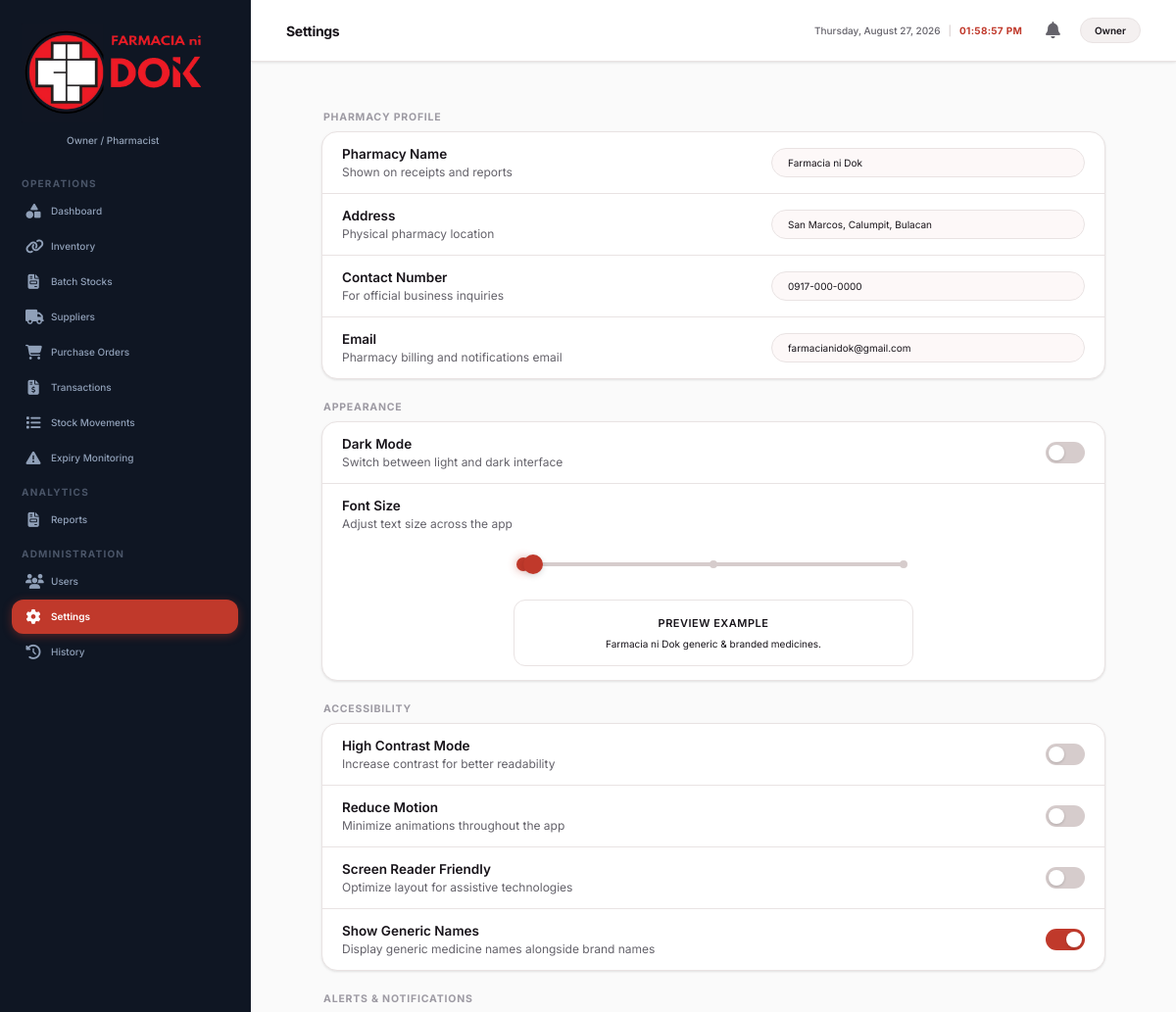
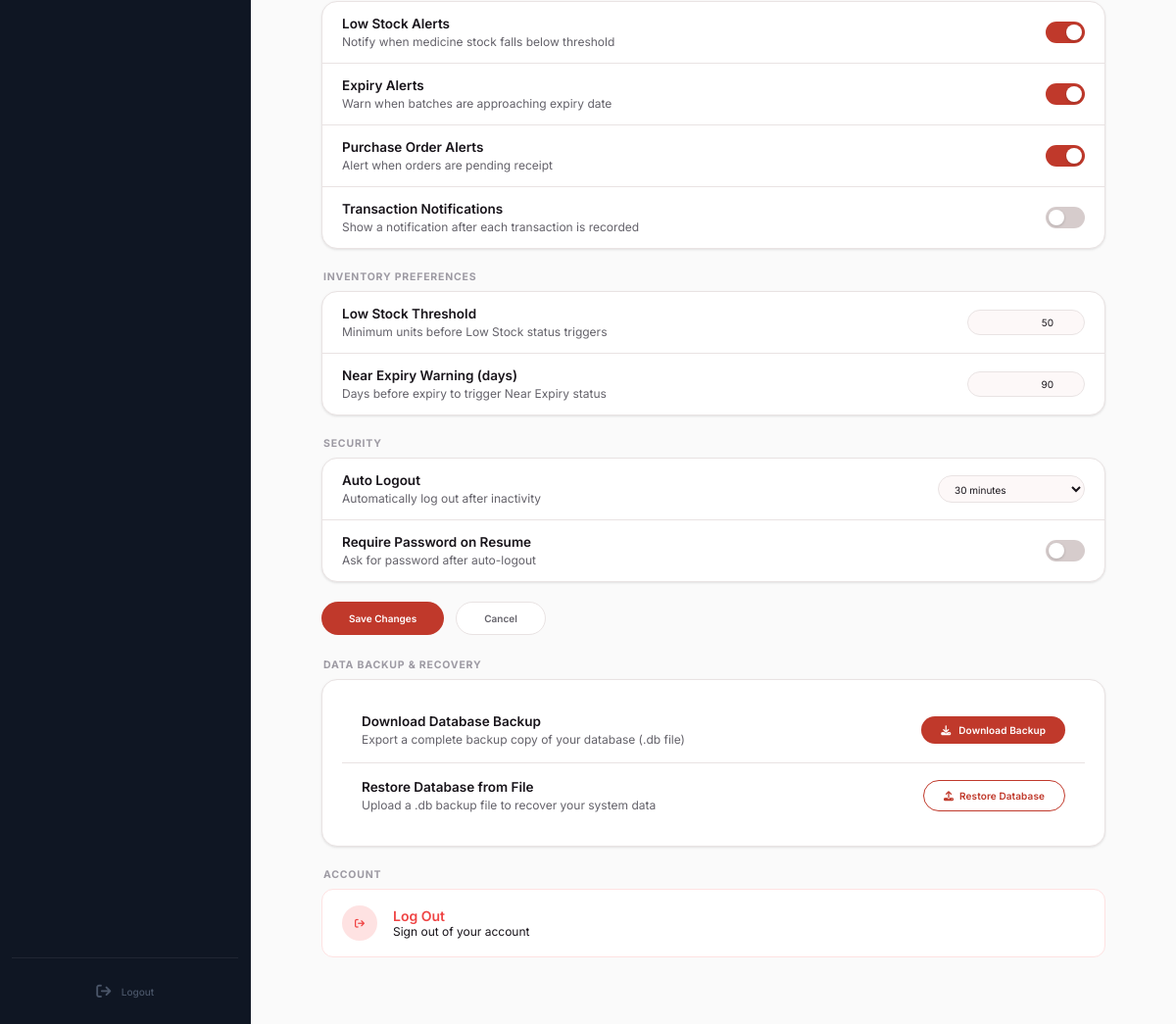
The app's page /settings (signed in) with its own data (2 pictures, top to bottom).
### tables this page shows
CREATE TABLE settings (
            key TEXT PRIMARY KEY,
            value TEXT NOT NULL
        );

### app.py (the view, shortened to what this page needs)
@app.route('/settings', methods=['GET', 'POST'])
def settings():
    conn = get_db_connection()
    settings_raw = conn.execute('SELECT * FROM settings').fetchall()
    conn.close()
    settings_dict = {r['key']: r['value'] for r in settings_raw}
    return render_template('settings.html', settings=settings_dict, active_page='settings')

### templates/settings.html (shortened to what this page needs)
{% extends 'base.html' %}
{% block title %}Settings{% endblock %}
{% block content %}
<form action="{{ url_for('settings') }}" method="POST" style="max-width: 800px; margin: 0 auto; padding-bottom: 40px;">
    {% if session.get('role') != 'Staff' %}
    <div class="settings-section-title">Pharmacy Profile</div>
    <div class="settings-group-card">
        <div class="settings-row">
            <div class="settings-info">
                <div class="settings-title">Pharmacy Name</div>
                <div class="settings-subtitle">Shown on receipts and reports</div>
            </div>
            <input type="text" class="form-control" name="pharmacy_name" value="{{ settings.pharmacy_name }}" style="width: 320px; border-radius: 20px; padding: 8px 16px;" required>
        </div>
        <div class="settings-row">
            <div class="settings-info">
                <div class="settings-title">Address</div>
                <div class="settings-subtitle">Physical pharmacy location</div>
            </div>
            <input type="text" class="form-control" name="address" value="{{ settings.address }}" style="width: 320px; border-radius: 20px; padding: 8px 16px;" required>
        </div>
        <div class="settings-row">
            <div class="settings-info">
                <div class="settings-title">Contact Number</div>
                <div class="settings-subtitle">For official business inquiries</div>
            </div>
            <input type="text" class="form-control" name="contact" value="{{ settings.contact }}" style="width: 320px; border-radius: 20px; padding: 8px 16px;" required>
        </div>
        <div class="settings-row">
            <div class="settings-info">
                <div class="settings-title">Email</div>
                <div class="settings-subtitle">Pharmacy billing and notifications email</div>
            </div>
            <input type="email" class="form-control" name="email" value="{{ settings.email }}" style="width: 320px; border-radius: 20px; padding: 8px 16px;" required>
        </div>
    </div>
    {% endif %}
    <div class="settings-section-title">Appearance</div>
    <div class="settings-group-card">
        <div class="settings-row">
            <div class="settings-info">
                <div class="settings-title">Dark Mode</div>
                <div class="settings-subtitle">Switch between light and dark interface</div>
            </div>
            <label class="toggle-switch">
                <span class="toggle-slider"></span>
            </label>
        </div>
        <div class="settings-row" style="flex-direction: column; align-items: stretch; gap: 16px;">
            <div style="display: flex; justify-content: space-between; align-items: center; width: 100%;">
                <div class="settings-info">
                    <div class="settings-title">Font Size</div>
                    <div class="settings-subtitle">Adjust text size across the app</div>
                </div>
            </div>
            <div style="max-width: 440px; width: 100%; margin: 8px auto 0 auto; padding: 0 16px;">
                <div style="position: relative; margin-bottom: 24px; padding: 0 10px;">
                    <div style="position: absolute; left: 10px; right: 10px; top: 8px; height: 4px; background: var(--border-strong); border-radius: 2px; z-index: 1;"></div>
                    <div style="position: absolute; left: 10px; right: 10px; top: 10px; height: 0; z-index: 2; pointer-events: none;">
                        <span id="step-dot-3" style="position: absolute; left: 100%; top: 0; transform: translate(-50%, -50%); width: 8px; height: 8px; background-color: var(--border-strong); border-radius: 50%; display: block; transition: all 0.2s cubic-bezier(0.175, 0.885, 0.32, 1.275);"></span>
                    </div>
                    <input type="range" id="font-size-slider" min="1" max="3" step="1" oninput="updateFontSizeSlider(this.value)" style="position: relative; z-index: 3;">
                </div>
                <div style="background: var(--card-bg); border: 1px solid var(--border); border-radius: 12px; padding: 16px; text-align: center;">
                    <div style="color: var(--text-gray); font-size: 11px; font-weight: 600; text-transform: uppercase; letter-spacing: 0.5px; margin-bottom: 8px;">Preview Example</div>
                    <p id="font-size-preview" style="color: var(--text-dark); margin: 0; transition: font-size 0.25s cubic-bezier(0.175, 0.885, 0.32, 1.275);">
                        Farmacia ni Dok generic & branded medicines.
                    </p>
                </div>
            </div>
        </div>
    </div>
    <div class="settings-section-title">Accessibility</div>
    <div class="settings-group-card">
        <div class="settings-row">
            <div class="settings-info">
                <div class="settings-title">High Contrast Mode</div>
                <div class="settings-subtitle">Increase contrast for better readability</div>
            </div>
            <label class="toggle-switch">
                <span class="toggle-slider"></span>
            </label>
        </div>
        <div class="settings-row">
            <div class="settings-info">
                <div class="settings-title">Reduce Motion</div>
                <div class="settings-subtitle">Minimize animations throughout the app</div>
            </div>
            <label class="toggle-switch">
                <span class="toggle-slider"></span>
            </label>
        </div>
        <div class="settings-row">
            <div class="settings-info">
                <div class="settings-title">Screen Reader Friendly</div>
                <div class="settings-subtitle">Optimize layout for assistive technologies</div>
            </div>
            <label class="toggle-switch">
                <span class="toggle-slider"></span>
            </label>
        </div>
        <div class="settings-row">
            <div class="settings-info">
                <div class="settings-title">Show Generic Names</div>
                <div class="settings-subtitle">Display generic medicine names alongside brand names</div>
            </div>
            <label class="toggle-switch">
                <span class="toggle-slider"></span>
            </label>
        </div>
    </div>
    <div class="settings-section-title">Alerts & Notifications</div>
    <div class="settings-group-card">
        <div class="settings-row">
            <div class="settings-info">
                <div class="settings-title">Low Stock Alerts</div>
                <div class="settings-subtitle">Notify when medicine stock falls below threshold</div>
            </div>
            <label class="toggle-switch">
                <span class="toggle-slider"></span>
            </label>
        </div>
        <div class="settings-row">
            <div class="settings-info">
                <div class="settings-title">Expiry Alerts</div>
                <div class="settings-subtitle">Warn when batches are approaching expiry date</div>
            </div>
            <label class="toggle-switch">
                <span class="toggle-slider"></span>
            </label>
        </div>
        <div class="settings-row">
            <div class="settings-info">
                <div class="settings-title">Purchase Order Alerts</div>
                <div class="settings-subtitle">Alert when orders are pending receipt</div>
            </div>
            <label class="toggle-switch">
                <span class="toggle-slider"></span>
            </label>
        </div>
        <div class="settings-row">
            <div class="settings-info">
                <div class="settings-title">Transaction Notifications</div>
                <div class="settings-subtitle">Show a notification after each transaction is recorded</div>
            </div>
            <label class="toggle-switch">
                <span class="toggle-slider"></span>
            </label>
        </div>
    </div>
    {% if session.get('role') != 'Staff' %}
    <div class="settings-section-title">Inventory Preferences</div>
    <div class="settings-group-card">
        <div class="settings-row">
            <div class="settings-info">
                <div class="settings-title">Low Stock Threshold</div>
                <div class="settings-subtitle">Minimum units before Low Stock status triggers</div>
            </div>
            <input type="number" class="form-control" name="low_stock_threshold" value="{{ settings.low_stock_threshold }}" style="width: 120px; text-align: right; border-radius: 20px; padding: 6px 16px;" required>
        </div>
        <div class="settings-row">
            <div class="settings-info">
                <div class="settings-title">Near Expiry Warning (days)</div>
                <div class="settings-subtitle">Days before expiry to trigger Near Expiry status</div>
            </div>
            <input type="number" class="form-control" name="near_expiry_warning" value="{{ settings.near_expiry_warning }}" style="width: 120px; text-align: right; border-radius: 20px; padding: 6px 16px;" required>
        </div>
    </div>
    {% endif %}
    <div class="settings-section-title">Security</div>
    <div class="settings-group-card">
        <div class="settings-row">
            <div class="settings-info">
                <div class="settings-title">Auto Logout</div>
                <div class="settings-subtitle">Automatically log out after inactivity</div>
            </div>
            <select class="form-control" name="auto_logout" style="width: 150px; border-radius: 20px; padding: 6px 12px;" required>
                <option value="30" {% if settings.auto_logout == '30' %}selected{% endif %}>30 minutes</option>
            </select>
        </div>
        <div class="settings-row">
            <div class="settings-info">
                <div class="settings-title">Require Password on Resume</div>
                <div class="settings-subtitle">Ask for password after auto-logout</div>
            </div>
            <label class="toggle-switch">
                <span class="toggle-slider"></span>
            </label>
        </div>
    </div>
    <div style="display: flex; gap: 12px; margin-top: 16px; margin-bottom: 24px;">
        <button type="submit" class="modal-btn-save" style="padding: 10px 28px;">Save Changes</button>
        <button type="button" class="modal-btn-cancel" style="padding: 10px 28px;" onclick="cancelChanges()">Cancel</button>
    </div>
    {% if session.get('role') != 'Staff' %}
    <div class="settings-section-title">Data Backup & Recovery</div>
    <div class="settings-group-card" style="padding: 20px;">
        <div class="settings-row" style="padding-bottom: 16px; border-bottom: 1px solid var(--border);">
            <div class="settings-info">
                <div class="settings-title">Download Database Backup</div>
                <div class="settings-subtitle">Export a complete backup copy of your database (.db file)</div>
            </div>
            <button type="button" onclick="downloadBackupFile(this)" class="btn-primary" style="width: auto; padding: 8px 20px; font-size: 13px; border-radius: 20px; text-decoration: none; display: inline-flex; align-items: center; gap: 8px; cursor: pointer;">
                <i class="fa-solid fa-download"></i> Download Backup
            </button>
        </div>
        <div class="settings-row" style="padding-top: 16px;">
            <div class="settings-info">
                <div class="settings-title">Restore Database from File</div>
                <div class="settings-subtitle">Upload a .db backup file to recover your system data</div>
            </div>
            <button type="button" class="btn-action-outline" style="padding: 8px 20px; font-size: 13px; border-radius: 20px; color: var(--accent); border-color: var(--accent);" onclick="openRestoreModal()">
                <i class="fa-solid fa-upload"></i> Restore Database
            </button>
        </div>
    </div>
    {% endif %}
    <div class="settings-section-title">Account</div>
    <div style="display: flex; gap: 16px; align-items: center; padding: 16px 20px; border-radius: 12px; border: 1px solid #fee2e2; background: #fff; cursor: pointer; transition: background 0.2s;" onclick="window.location.href='{{ url_for('logout') }}'" onmouseover="this.style.background='#fff5f5'" onmouseout="this.style.background='#fff'">
        <div style="width: 36px; height: 36px; border-radius: 50%; background: #fee2e2; display: flex; align-items: center; justify-content: center; color: #ef4444;">
            <i class="fa-solid fa-arrow-right-from-bracket"></i>
        </div>
        <div>
            <div style="color: #ef4444; font-weight: 600; font-size: 14px;">Log Out</div>
            <div style="color: var(--text-gray); font-size: 12px;">Sign out of your account</div>
        </div>
    </div>
</form>
{% endblock %}

### records on screen
settings: pharmacy_name "Farmacia ni Dok"
settings: address "San Marcos, Calumpit, Bulacan"
settings: contact "0917-000-0000"
settings: email "farmacianidok@gmail.com"
settings: low_stock_threshold "50"
settings: near_expiry_warning "90"
settings: auto_logout "30 minutes"

### other values on screen
{{ session.get('role', 'Owner / Pharmacist') }} "Owner / Pharmacist"
{{ session.get('name', 'Owner') }} "Owner"
